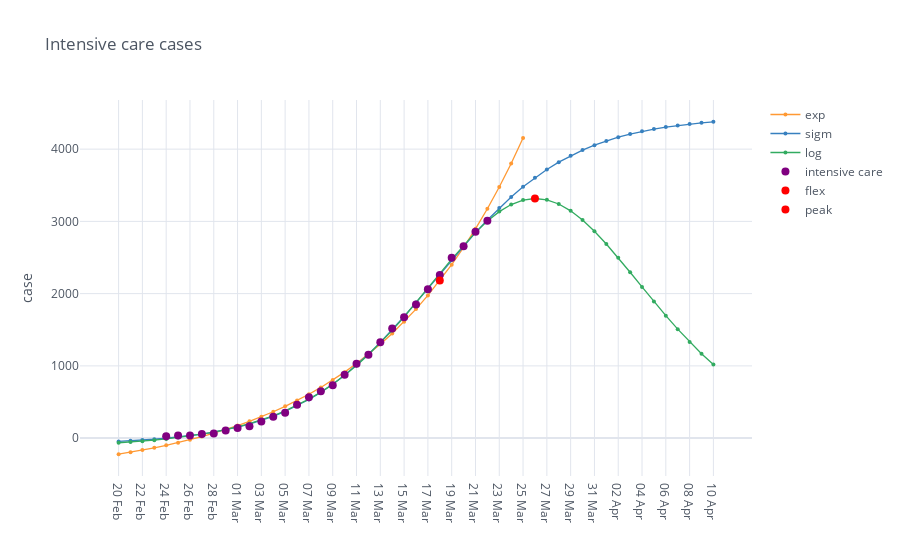

Notebook source saved alongside this figure:
### Markdown cell above
## Fitting intensive care data with exponential and logistic models

The exponential model is:

$$y = e^{k(x-x_0)} + y_0$$

where $k, x_0, y_0$ are the parameters to estimate.

For the logistic model:

$$y = \frac{c}{1+e^{-k(x-x_0)}} + y_0$$

where $c, k, x_0, y_0$ are the parameters to estimate.

### Code cell
fig = mpl.iplot_analysis_plot(df.drop(columns=['day']), title='Intensive care cases')
fig.show()

### Figure 1 — Plotly figure (JSON) as saved in the notebook; plotly's stock layout.template omitted (floating-point values rounded to 4 significant figures)
{"data": [{"line": {"color": "rgba(255, 153, 51, 1.0)", "dash": "solid", "shape": "linear", "width": 1.3}, "marker": {"size": 4, "symbol": "circle"}, "mode": "lines+markers", "name": "exp", "text": "", "type": "scatter", "x": ["20 Feb", "21 Feb", "22 Feb", "23 Feb", "24 Feb", "25 Feb", "26 Feb", "27 Feb", "28 Feb", "29 Feb", "01 Mar", "02 Mar", "03 Mar", "04 Mar", "05 Mar", "06 Mar", "07 Mar", "08 Mar", "09 Mar", "10 Mar", "11 Mar", "12 Mar", "13 Mar", "14 Mar", "15 Mar", "16 Mar", "17 Mar", "18 Mar", "19 Mar", "20 Mar", "21 Mar", "22 Mar", "23 Mar", "24 Mar", "25 Mar", "26 Mar", "27 Mar", "28 Mar", "29 Mar", "30 Mar", "31 Mar", "01 Apr", "02 Apr", "03 Apr", "04 Apr", "05 Apr", "06 Apr", "07 Apr", "08 Apr", "09 Apr", "10 Apr"], "y": [-222.6, -195.3, -165.9, -134.1, -99.73, -62.59, -22.47, 20.9, 67.75, 118.4, 173.1, 232.2, 296.1, 365.2, 439.8, 520.4, 607.5, 701.6, 803.4, 913.3, 1032.0, 1160.0, 1299.0, 1449.0, 1611.0, 1786.0, 1975.0, 2180.0, 2400.0, 2639.0, 2897.0, 3176.0, 3477.0, 3802.0, 4154.0, "", "", "", "", "", "", "", "", "", "", "", "", "", "", "", ""]}, {"line": {"color": "rgba(55, 128, 191, 1.0)", "dash": "solid", "shape": "linear", "width": 1.3}, "marker": {"size": 4, "symbol": "circle"}, "mode": "lines+markers", "name": "sigm", "text": "", "type": "scatter", "x": ["20 Feb", "21 Feb", "22 Feb", "23 Feb", "24 Feb", "25 Feb", "26 Feb", "27 Feb", "28 Feb", "29 Feb", "01 Mar", "02 Mar", "03 Mar", "04 Mar", "05 Mar", "06 Mar", "07 Mar", "08 Mar", "09 Mar", "10 Mar", "11 Mar", "12 Mar", "13 Mar", "14 Mar", "15 Mar", "16 Mar", "17 Mar", "18 Mar", "19 Mar", "20 Mar", "21 Mar", "22 Mar", "23 Mar", "24 Mar", "25 Mar", "26 Mar", "27 Mar", "28 Mar", "29 Mar", "30 Mar", "31 Mar", "01 Apr", "02 Apr", "03 Apr", "04 Apr", "05 Apr", "06 Apr", "07 Apr", "08 Apr", "09 Apr", "10 Apr"], "y": [-45.3, -37.01, -27.18, -15.54, -1.764, 14.53, 33.76, 56.44, 83.13, 114.5, 151.2, 194.1, 244.1, 302.1, 369.1, 446.0, 533.9, 633.6, 745.9, 871.2, 1010.0, 1161.0, 1325.0, 1500.0, 1685.0, 1876.0, 2072.0, 2270.0, 2466.0, 2658.0, 2844.0, 3020.0, 3185.0, 3338.0, 3478.0, 3605.0, 3719.0, 3820.0, 3909.0, 3987.0, 4055.0, 4114.0, 4165.0, 4209.0, 4246.0, 4278.0, 4305.0, 4328.0, 4348.0, 4365.0, 4379.0]}, {"line": {"color": "rgba(50, 171, 96, 1.0)", "dash": "solid", "shape": "linear", "width": 1.3}, "marker": {"size": 4, "symbol": "circle"}, "mode": "lines+markers", "name": "log", "text": "", "type": "scatter", "x": ["20 Feb", "21 Feb", "22 Feb", "23 Feb", "24 Feb", "25 Feb", "26 Feb", "27 Feb", "28 Feb", "29 Feb", "01 Mar", "02 Mar", "03 Mar", "04 Mar", "05 Mar", "06 Mar", "07 Mar", "08 Mar", "09 Mar", "10 Mar", "11 Mar", "12 Mar", "13 Mar", "14 Mar", "15 Mar", "16 Mar", "17 Mar", "18 Mar", "19 Mar", "20 Mar", "21 Mar", "22 Mar", "23 Mar", "24 Mar", "25 Mar", "26 Mar", "27 Mar", "28 Mar", "29 Mar", "30 Mar", "31 Mar", "01 Apr", "02 Apr", "03 Apr", "04 Apr", "05 Apr", "06 Apr", "07 Apr", "08 Apr", "09 Apr", "10 Apr"], "y": [-64.18, -53.86, -41.87, -27.94, -11.77, 6.979, 28.71, 53.86, 82.95, 116.5, 155.3, 199.8, 251.0, 309.7, 376.6, 452.9, 539.3, 636.9, 746.5, 868.9, 1004.0, 1154.0, 1316.0, 1491.0, 1677.0, 1872.0, 2074.0, 2277.0, 2477.0, 2670.0, 2848.0, 3005.0, 3135.0, 3233.0, 3295.0, 3317.0, 3299.0, 3241.0, 3146.0, 3018.0, 2864.0, 2687.0, 2496.0, 2296.0, 2093.0, 1891.0, 1695.0, 1508.0, 1332.0, 1168.0, 1018.0]}, {"line": {"color": "rgba(128, 0, 128, 1.0)", "dash": "solid", "shape": "linear", "width": 1.3}, "marker": {"size": 8, "symbol": "circle"}, "mode": "markers", "name": "intensive care", "text": "", "type": "scatter", "x": ["20 Feb", "21 Feb", "22 Feb", "23 Feb", "24 Feb", "25 Feb", "26 Feb", "27 Feb", "28 Feb", "29 Feb", "01 Mar", "02 Mar", "03 Mar", "04 Mar", "05 Mar", "06 Mar", "07 Mar", "08 Mar", "09 Mar", "10 Mar", "11 Mar", "12 Mar", "13 Mar", "14 Mar", "15 Mar", "16 Mar", "17 Mar", "18 Mar", "19 Mar", "20 Mar", "21 Mar", "22 Mar", "23 Mar", "24 Mar", "25 Mar", "26 Mar", "27 Mar", "28 Mar", "29 Mar", "30 Mar", "31 Mar", "01 Apr", "02 Apr", "03 Apr", "04 Apr", "05 Apr", "06 Apr", "07 Apr", "08 Apr", "09 Apr", "10 Apr"], "y": ["", "", "", "", 27.0, 35.0, 36.0, 56.0, 64.0, 105.0, 140.0, 166.0, 229.0, 295.0, 351.0, 462.0, 567.0, 650.0, 733.0, 877.0, 1028.0, 1153.0, 1328.0, 1518.0, 1672.0, 1851.0, 2060.0, 2257.0, 2498.0, 2655.0, 2857.0, 3009.0, "", "", "", "", "", "", "", "", "", "", "", "", "", "", "", "", "", "", ""]}, {"marker": {"color": "rgba(255, 0, 0, 125)", "size": 8}, "mode": "markers", "name": "flex", "type": "scatter", "x": ["18 Mar"], "y": [2182.0]}, {"marker": {"color": "rgba(255, 0, 0, 125)", "size": 8}, "mode": "markers", "name": "peak", "type": "scatter", "x": ["26 Mar"], "y": [3317.0]}], "layout": {"legend": {"bgcolor": "#FFFFFF", "font": {"color": "#4D5663"}}, "paper_bgcolor": "#FFFFFF", "plot_bgcolor": "#FFFFFF", "title": {"font": {"color": "#4D5663"}, "text": "Intensive care cases"}, "xaxis": {"gridcolor": "#E1E5ED", "showgrid": true, "tickfont": {"color": "#4D5663"}, "title": {"font": {"color": "#4D5663"}, "text": ""}, "zerolinecolor": "#E1E5ED"}, "yaxis": {"gridcolor": "#E1E5ED", "showgrid": true, "tickfont": {"color": "#4D5663"}, "title": {"font": {"color": "#4D5663"}, "text": "case"}, "zerolinecolor": "#E1E5ED"}}}
